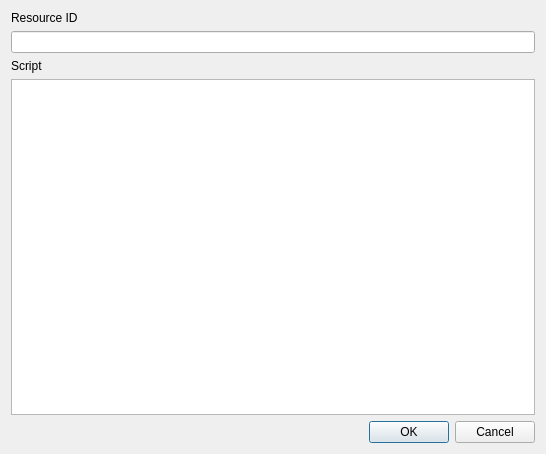
<?xml version="1.0" encoding="UTF-8"?>
<ui version="4.0">
 <class>Dialog</class>
 <widget class="QDialog" name="Dialog">
  <property name="geometry">
   <rect>
    <x>0</x>
    <y>0</y>
    <width>546</width>
    <height>454</height>
   </rect>
  </property>
  <property name="windowTitle">
   <string>Dialog</string>
  </property>
  <layout class="QVBoxLayout" name="verticalLayout">
   <item>
    <widget class="QLabel" name="label">
     <property name="text">
      <string>Resource ID</string>
     </property>
    </widget>
   </item>
   <item>
    <widget class="QLineEdit" name="resourceId"/>
   </item>
   <item>
    <widget class="QLabel" name="label_2">
     <property name="text">
      <string>Script</string>
     </property>
    </widget>
   </item>
   <item>
    <widget class="QPlainTextEdit" name="script"/>
   </item>
   <item>
    <widget class="QDialogButtonBox" name="buttonBox">
     <property name="orientation">
      <enum>Qt::Horizontal</enum>
     </property>
     <property name="standardButtons">
      <set>QDialogButtonBox::Cancel|QDialogButtonBox::Ok</set>
     </property>
    </widget>
   </item>
  </layout>
 </widget>
 <resources/>
 <connections>
  <connection>
   <sender>buttonBox</sender>
   <signal>accepted()</signal>
   <receiver>Dialog</receiver>
   <slot>accept()</slot>
   <hints>
    <hint type="sourcelabel">
     <x>248</x>
     <y>254</y>
    </hint>
    <hint type="destinationlabel">
     <x>157</x>
     <y>274</y>
    </hint>
   </hints>
  </connection>
  <connection>
   <sender>buttonBox</sender>
   <signal>rejected()</signal>
   <receiver>Dialog</receiver>
   <slot>reject()</slot>
   <hints>
    <hint type="sourcelabel">
     <x>316</x>
     <y>260</y>
    </hint>
    <hint type="destinationlabel">
     <x>286</x>
     <y>274</y>
    </hint>
   </hints>
  </connection>
 </connections>
</ui>
